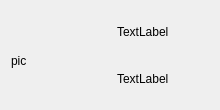
<?xml version="1.0" encoding="UTF-8"?>
<ui version="4.0">
 <class>Userwidget</class>
 <widget class="QWidget" name="Userwidget">
  <property name="geometry">
   <rect>
    <x>0</x>
    <y>0</y>
    <width>220</width>
    <height>110</height>
   </rect>
  </property>
  <property name="minimumSize">
   <size>
    <width>220</width>
    <height>110</height>
   </size>
  </property>
  <property name="maximumSize">
   <size>
    <width>16777215</width>
    <height>110</height>
   </size>
  </property>
  <property name="windowTitle">
   <string>Form</string>
  </property>
  <layout class="QHBoxLayout" name="horizontalLayout">
   <item>
    <widget class="QLabel" name="label_pic">
     <property name="minimumSize">
      <size>
       <width>100</width>
       <height>100</height>
      </size>
     </property>
     <property name="maximumSize">
      <size>
       <width>100</width>
       <height>100</height>
      </size>
     </property>
     <property name="text">
      <string>pic</string>
     </property>
    </widget>
   </item>
   <item>
    <layout class="QVBoxLayout" name="verticalLayout">
     <item>
      <widget class="QLabel" name="label_diy">
       <property name="text">
        <string>TextLabel</string>
       </property>
      </widget>
     </item>
     <item>
      <widget class="QLabel" name="label_name">
       <property name="text">
        <string>TextLabel</string>
       </property>
      </widget>
     </item>
    </layout>
   </item>
  </layout>
 </widget>
 <resources/>
 <connections/>
</ui>
